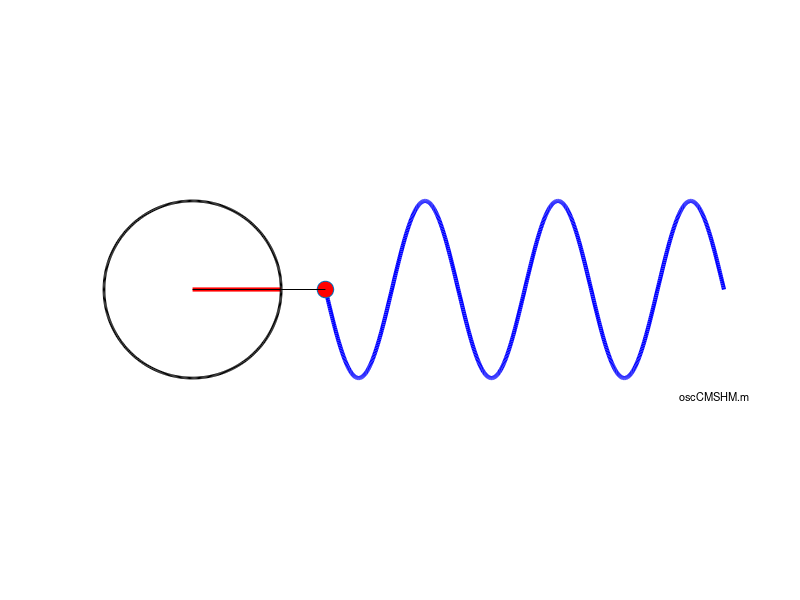

The MATLAB script that drew this image: (Note: this script raises an error after producing the figure.)
% oscCMSHM.m

% Animation: Connection between circulation motion and SHM

% DOING PHYSICS WITH MATLAB: 
%   ../mphome.htm
% VISUAL PHYSICS ONLINE
%   http://www.physics.usyd.edu.au/teach_res/hsp/sp/spHome.htm
% Documentation
%   http://www.physics.usyd.edu.au/teach_res/hsp/sp/mod5new/mod52B.htm
% Download Scripts
%   http://www.physics.usyd.edu.au/teach_res/mp/mscripts/

% Ian Cooper  ian.cooper@sydney.edu.au
% School of Physics, University of Sydney
% 190906   Matlab 2018b




clear 
close all
clc

% ANIMATION and GIF file ==============================================
% Show and Save animation as a gif file (0 no)  (1 yes) for flagAG
    flagAG = 1;    
% file name for animated gif   
    ag_name = 'agCMSHM.gif'; 
% Delay in seconds before displaying the next image  
    delay = 0.1;
    frame1 = 0;

    
% SETUP ===============================================================
% X axis 
  xMin = 15;                
  xMax = 60;                  
  Nx = 800;                     
  x = linspace(xMin,xMax,Nx);   

% Time / Y-axis (wave function y)
% amplitude wave function  / radius of generating circle
   A = 10;
% wavelength / period / angular frequency   
   wL = 15;                     
   T = 20;                     
   w = 2*pi/T;
% initialize wave function
  y = zeros(1,Nx);  
% number of frames for animation / initial time/ time increment
  Nt = 60;
  t = 0;                     
  dt = T/Nt;              


% GRAPHICS ================================================================
figure(1)
% Setup for plot window
 set(gcf,'units','normalized'); 
 set(gcf,'position',[0.1 0.1 0.6 0.30]);
 set(gcf,'Color',[1 1 1]);
 
% Circle
  p = linspace(0,2*pi,500);
  xc = A .* cos(p);
  yc = A .* sin(p);

% Loop for each frame of animation: c is the frame counter
for c = 1 : Nt+1

% Travelling wave
  y = A .* sin(2*pi*t/T - (2*pi/wL).*x);
  plot(x,y,'b','LineWidth',3);
  hold on
 
% Initial point - Y projection of circle
  plot(x(1),y(1),'o','MarkerSize',12,'MarkerFaceColor',[1 0 0])

% Rotating radius vector and circle
  plot([0 A*cos(w*t)],[0 A*sin(w*t)],'lineWidth',3,'Color',[1 0 0]);
  plot(xc,yc,'k','lineWidth',2);

% Y projection    
  plot([0 x(1)], [y(1) y(1)],'k-')
  plot([0 0], [0 y(1)],'k-')
  
  text(55,-12,'oscCMSHM.m','fontsize',8) 
  
  hold off
  axis equal
  axis off
  
  pause(0.1);  
  
 % Save animation 
    if flagAG == 1
       frame1 = frame1 + 1;
         frame = getframe(1);
         im = frame2im(frame);
         [imind,cm] = rgb2ind(im,256);
         % On the first loop, create the file. In subsequent loops, append.
         if frame1 == 1
           imwrite(imind,cm,ag_name,'gif','DelayTime',delay,'loopcount',inf);
         else
          imwrite(imind,cm,ag_name,'gif','DelayTime',delay,'writemode','append');
         end
    end  
   
   t = t + dt;               % increment time t
end
